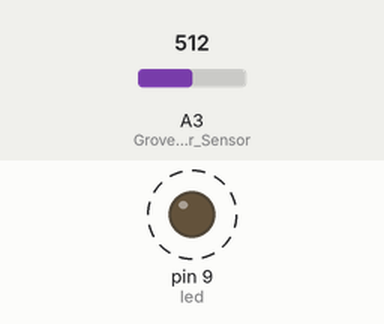
Simulated run of this sketch. Board: Arduino Uno, built with avr-gcc and run on an emulated ATmega328P. Shown: output pins drawn as LEDs (lit = HIGH). Dashed ring = blinking. The inputs (shaded band) are chosen by the test bench; at power-on: A3 (Grove_Water_Sensor) = 512. What the sketch prints to the serial monitor is not drawn.

Above: at 2.8 s.
2.9 s: A3 (Grove_Water_Sensor) set to 208
8.9 s: A3 (Grove_Water_Sensor) set to 189
Timing chart, 0 to 20.9 s (numbered marks = the images above; inputs shaded):
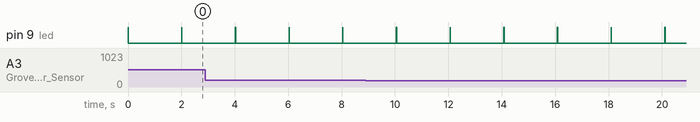

Measured:
- by itself, pin 9 (led): alternates HIGH for 0.01 s and LOW for 2.0 s

The sketch:

watersensor.ino
```cpp
#define Grove_Water_Sensor A3
#define led 9
int value = 0;
void setup() {
  // put your setup code here, to run once:
  Serial.begin(9600);
  pinMode(Grove_Water_Sensor, INPUT);
  pinMode(led,OUTPUT);

}

void loop() {
  // put your main code here, to run repeatedly:
digitalWrite(led, HIGH);
delay(10);
value = analogRead(Grove_Water_Sensor);
digitalWrite(led,LOW);
Serial.print("Sensor Value : ");
Serial.println(value);

if(value>200){
  Serial.println("Rain is falling");
}
else{
  Serial.println("Rain is not falling");
}
delay(2000);
}
```
